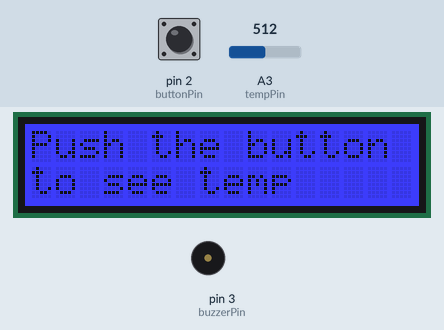
Bench run of a sketch on a simulated Arduino Uno, built with avr-gcc and run on an emulated ATmega328P. On the bench: 16×2 character LCD, buzzer (waves = sounding, pin HIGH). Inputs (shaded band) come from the test bench; at power-on: pin 2 (buttonPin) LOW, A3 (tempPin) = 512.

Above: at 1.2 s.
1.3 s: pin 2 (buttonPin) pulled HIGH for 0.15 s
At 1.42 s:
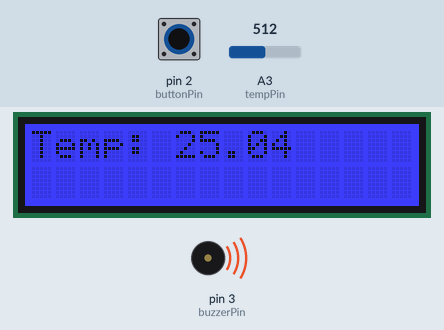
At 2.6 s:
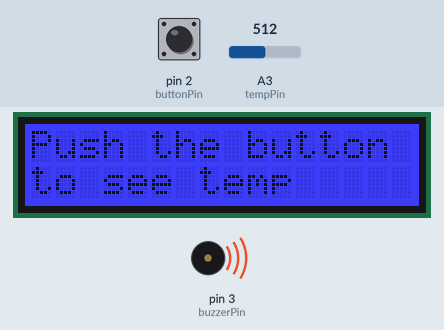
2.9 s: pin 2 (buttonPin) pulled HIGH for 3.2 s
Timing chart, 0 to 5.9 s (numbered marks = the images above; inputs shaded):
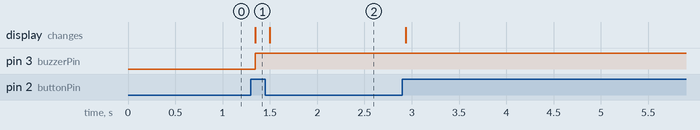

The sketch:

TempSensorWithBuzzer.ino
```cpp
#include <rgb_lcd.h>
#include <stdio.h>

int buttonPin = 2;
int buzzerPin = 3;
int tempPin = 3;
rgb_lcd lcd;

void setup() {
  pinMode(buttonPin, INPUT);
  pinMode(buzzerPin, OUTPUT);
  lcd.begin(16, 2);
  lcd.setRGB(0, 0, 255);
  lcd.print("Push the button");
  lcd.setCursor(0, 1);
  lcd.print("to see temp");
}

void loop() {
  if (digitalRead(buttonPin)) {
    float temp = getTemp();
    writeTemp(temp);
    if (temp > 25.0) {
      digitalWrite(buzzerPin, HIGH);
    } else {
      digitalWrite(buzzerPin, LOW);
    }
  } else {
    lcd.setCursor(0, 0);
    lcd.print("Push the button");
    lcd.setCursor(0, 1);
    lcd.print("to see temp");
  }
}

float getTemp() {
  float temp = analogRead(tempPin);
  temp = (float)(1023 - temp) * 10000 / temp;
  return 1 / (log(temp / 10000) / 3975 + 1 / 298.15) - 273.15;
}

void writeTemp(float temp) {
    lcd.setCursor(0, 0);
    lcd.print("Temp: ");
    lcd.print(temp, 2);
    lcd.print("      ");
    lcd.setCursor(0, 1);
    lcd.print("                ");
}
```

Measured:
- after the input at 1.3 s, pin 3 (buzzerPin): LOW → HIGH at once; the display: changes at once (image 1)
